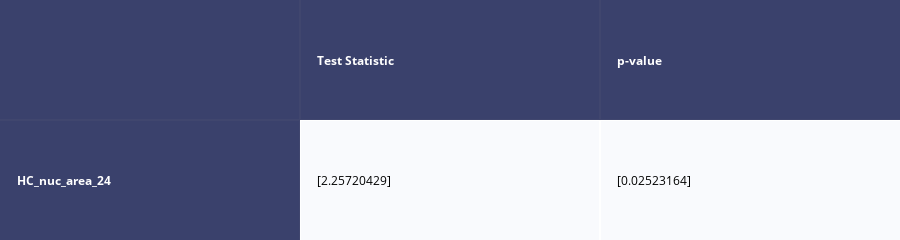
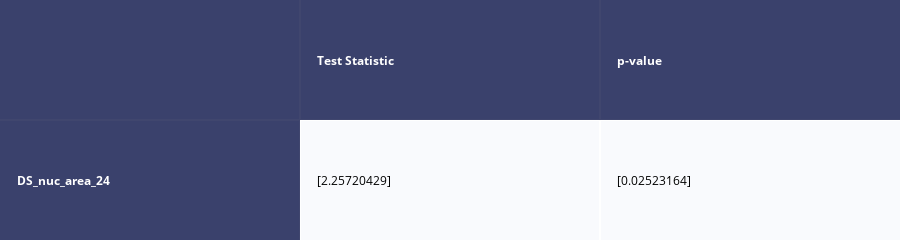
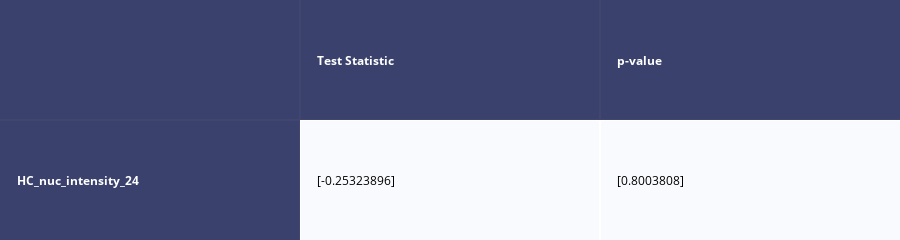
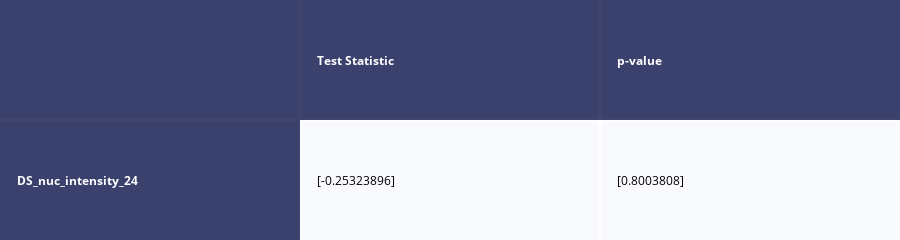

Source (notebook cell) for these figures, in order:
### Code cell
for x in nuc_all_list:
    t_function(x)
    print('done')

### Figure 1 — Plotly figure (JSON) as saved in the notebook; plotly's stock layout.template omitted (floating-point values rounded to 4 significant figures)
{"data": [{"colorscale": [[0, "#00083e"], [0.5, "#ededee"], [1, "#ffffff"]], "hoverinfo": "none", "opacity": 0.75, "showscale": false, "type": "heatmap", "z": [[0, 0, 0], [0, 0.5, 0.5]]}], "layout": {"annotations": [{"align": "left", "font": {"color": "#ffffff"}, "showarrow": false, "text": "<b></b>", "x": -0.45, "xanchor": "left", "xref": "x", "y": 0, "yref": "y"}, {"align": "left", "font": {"color": "#ffffff"}, "showarrow": false, "text": "<b>Test Statistic</b>", "x": 0.55, "xanchor": "left", "xref": "x", "y": 0, "yref": "y"}, {"align": "left", "font": {"color": "#ffffff"}, "showarrow": false, "text": "<b>p-value</b>", "x": 1.55, "xanchor": "left", "xref": "x", "y": 0, "yref": "y"}, {"align": "left", "font": {"color": "#ffffff"}, "showarrow": false, "text": "<b>HC_nuc_area_24</b>", "x": -0.45, "xanchor": "left", "xref": "x", "y": 1, "yref": "y"}, {"align": "left", "font": {"color": "#000000"}, "showarrow": false, "text": "[2.25720429]", "x": 0.55, "xanchor": "left", "xref": "x", "y": 1, "yref": "y"}, {"align": "left", "font": {"color": "#000000"}, "showarrow": false, "text": "[0.02523164]", "x": 1.55, "xanchor": "left", "xref": "x", "y": 1, "yref": "y"}], "height": 110, "margin": {"b": 0, "l": 0, "r": 0, "t": 0}, "xaxis": {"dtick": 1, "gridwidth": 2, "showticklabels": false, "tick0": -0.5, "ticks": "", "zeroline": false}, "yaxis": {"autorange": "reversed", "dtick": 1, "gridwidth": 2, "showticklabels": false, "tick0": 0.5, "ticks": "", "zeroline": false}}}

### Figure 2 — Plotly figure (JSON) as saved in the notebook; plotly's stock layout.template omitted (floating-point values rounded to 4 significant figures)
{"data": [{"colorscale": [[0, "#00083e"], [0.5, "#ededee"], [1, "#ffffff"]], "hoverinfo": "none", "opacity": 0.75, "showscale": false, "type": "heatmap", "z": [[0, 0, 0], [0, 0.5, 0.5]]}], "layout": {"annotations": [{"align": "left", "font": {"color": "#ffffff"}, "showarrow": false, "text": "<b></b>", "x": -0.45, "xanchor": "left", "xref": "x", "y": 0, "yref": "y"}, {"align": "left", "font": {"color": "#ffffff"}, "showarrow": false, "text": "<b>Test Statistic</b>", "x": 0.55, "xanchor": "left", "xref": "x", "y": 0, "yref": "y"}, {"align": "left", "font": {"color": "#ffffff"}, "showarrow": false, "text": "<b>p-value</b>", "x": 1.55, "xanchor": "left", "xref": "x", "y": 0, "yref": "y"}, {"align": "left", "font": {"color": "#ffffff"}, "showarrow": false, "text": "<b>DS_nuc_area_24</b>", "x": -0.45, "xanchor": "left", "xref": "x", "y": 1, "yref": "y"}, {"align": "left", "font": {"color": "#000000"}, "showarrow": false, "text": "[2.25720429]", "x": 0.55, "xanchor": "left", "xref": "x", "y": 1, "yref": "y"}, {"align": "left", "font": {"color": "#000000"}, "showarrow": false, "text": "[0.02523164]", "x": 1.55, "xanchor": "left", "xref": "x", "y": 1, "yref": "y"}], "height": 110, "margin": {"b": 0, "l": 0, "r": 0, "t": 0}, "xaxis": {"dtick": 1, "gridwidth": 2, "showticklabels": false, "tick0": -0.5, "ticks": "", "zeroline": false}, "yaxis": {"autorange": "reversed", "dtick": 1, "gridwidth": 2, "showticklabels": false, "tick0": 0.5, "ticks": "", "zeroline": false}}}

### Figure 3 — Plotly figure (JSON) as saved in the notebook; plotly's stock layout.template omitted (floating-point values rounded to 4 significant figures)
{"data": [{"colorscale": [[0, "#00083e"], [0.5, "#ededee"], [1, "#ffffff"]], "hoverinfo": "none", "opacity": 0.75, "showscale": false, "type": "heatmap", "z": [[0, 0, 0], [0, 0.5, 0.5]]}], "layout": {"annotations": [{"align": "left", "font": {"color": "#ffffff"}, "showarrow": false, "text": "<b></b>", "x": -0.45, "xanchor": "left", "xref": "x", "y": 0, "yref": "y"}, {"align": "left", "font": {"color": "#ffffff"}, "showarrow": false, "text": "<b>Test Statistic</b>", "x": 0.55, "xanchor": "left", "xref": "x", "y": 0, "yref": "y"}, {"align": "left", "font": {"color": "#ffffff"}, "showarrow": false, "text": "<b>p-value</b>", "x": 1.55, "xanchor": "left", "xref": "x", "y": 0, "yref": "y"}, {"align": "left", "font": {"color": "#ffffff"}, "showarrow": false, "text": "<b>HC_nuc_intensity_24</b>", "x": -0.45, "xanchor": "left", "xref": "x", "y": 1, "yref": "y"}, {"align": "left", "font": {"color": "#000000"}, "showarrow": false, "text": "[-0.25323896]", "x": 0.55, "xanchor": "left", "xref": "x", "y": 1, "yref": "y"}, {"align": "left", "font": {"color": "#000000"}, "showarrow": false, "text": "[0.8003808]", "x": 1.55, "xanchor": "left", "xref": "x", "y": 1, "yref": "y"}], "height": 110, "margin": {"b": 0, "l": 0, "r": 0, "t": 0}, "xaxis": {"dtick": 1, "gridwidth": 2, "showticklabels": false, "tick0": -0.5, "ticks": "", "zeroline": false}, "yaxis": {"autorange": "reversed", "dtick": 1, "gridwidth": 2, "showticklabels": false, "tick0": 0.5, "ticks": "", "zeroline": false}}}

### Figure 4 — Plotly figure (JSON) as saved in the notebook; plotly's stock layout.template omitted (floating-point values rounded to 4 significant figures)
{"data": [{"colorscale": [[0, "#00083e"], [0.5, "#ededee"], [1, "#ffffff"]], "hoverinfo": "none", "opacity": 0.75, "showscale": false, "type": "heatmap", "z": [[0, 0, 0], [0, 0.5, 0.5]]}], "layout": {"annotations": [{"align": "left", "font": {"color": "#ffffff"}, "showarrow": false, "text": "<b></b>", "x": -0.45, "xanchor": "left", "xref": "x", "y": 0, "yref": "y"}, {"align": "left", "font": {"color": "#ffffff"}, "showarrow": false, "text": "<b>Test Statistic</b>", "x": 0.55, "xanchor": "left", "xref": "x", "y": 0, "yref": "y"}, {"align": "left", "font": {"color": "#ffffff"}, "showarrow": false, "text": "<b>p-value</b>", "x": 1.55, "xanchor": "left", "xref": "x", "y": 0, "yref": "y"}, {"align": "left", "font": {"color": "#ffffff"}, "showarrow": false, "text": "<b>DS_nuc_intensity_24</b>", "x": -0.45, "xanchor": "left", "xref": "x", "y": 1, "yref": "y"}, {"align": "left", "font": {"color": "#000000"}, "showarrow": false, "text": "[-0.25323896]", "x": 0.55, "xanchor": "left", "xref": "x", "y": 1, "yref": "y"}, {"align": "left", "font": {"color": "#000000"}, "showarrow": false, "text": "[0.8003808]", "x": 1.55, "xanchor": "left", "xref": "x", "y": 1, "yref": "y"}], "height": 110, "margin": {"b": 0, "l": 0, "r": 0, "t": 0}, "xaxis": {"dtick": 1, "gridwidth": 2, "showticklabels": false, "tick0": -0.5, "ticks": "", "zeroline": false}, "yaxis": {"autorange": "reversed", "dtick": 1, "gridwidth": 2, "showticklabels": false, "tick0": 0.5, "ticks": "", "zeroline": false}}}
